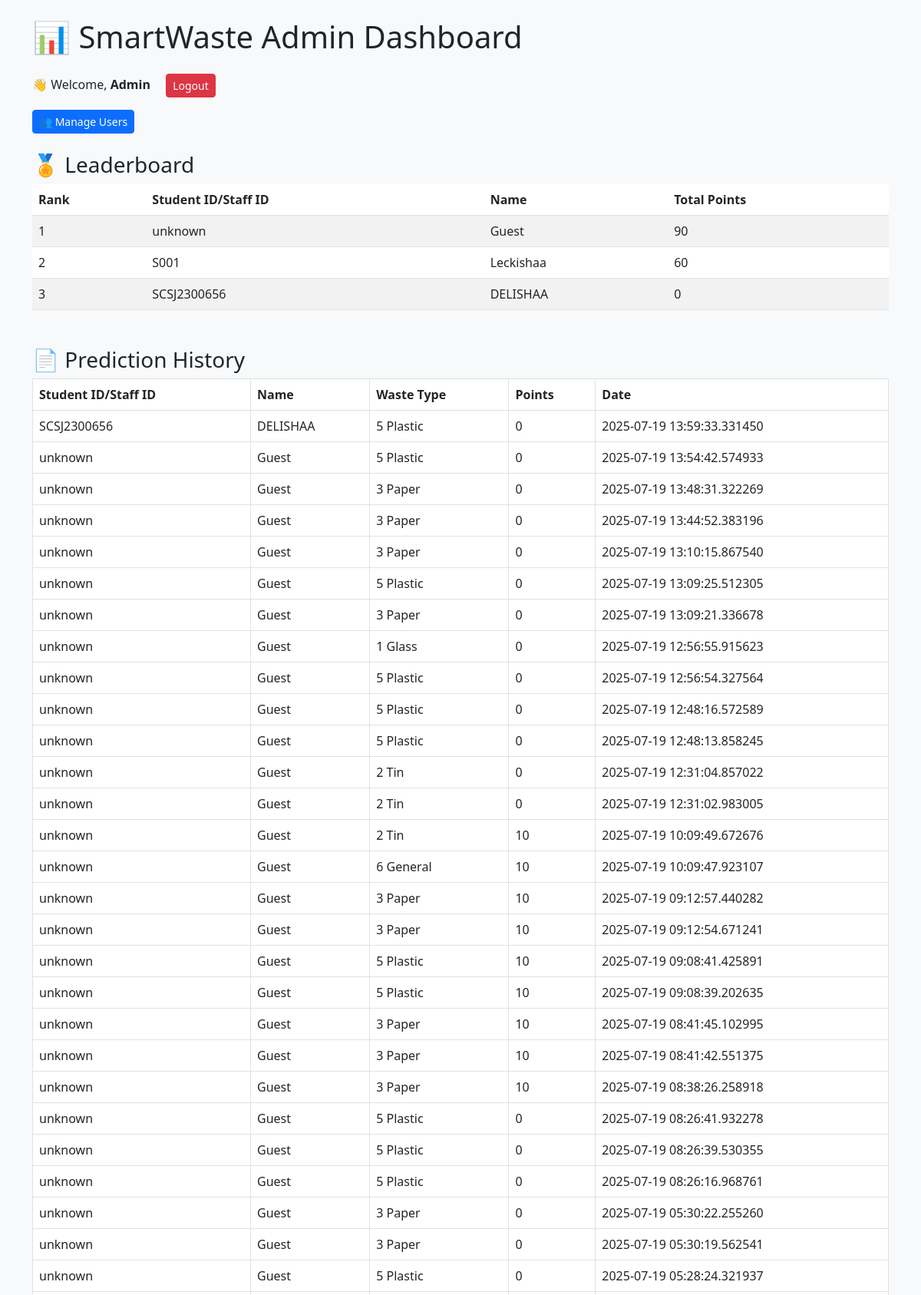
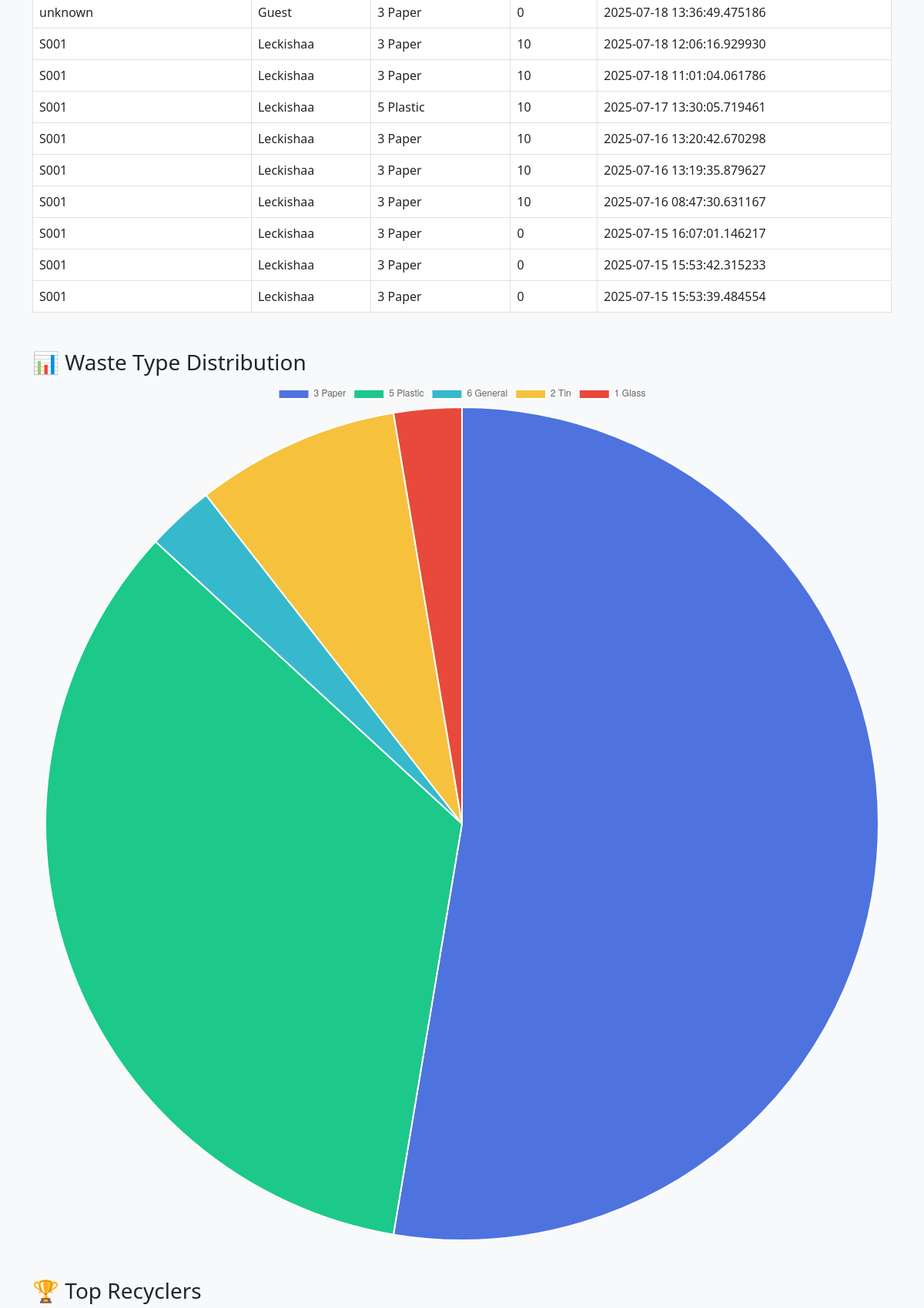
The app's page /dashboard (signed in, upper part) with its own data (2 pictures, top to bottom).
### tables this page shows
CREATE TABLE submissions (
            id INTEGER PRIMARY KEY AUTOINCREMENT,
            student_id TEXT,
            student_name TEXT,
            predicted_label TEXT,
            points INTEGER,
            user_type TEXT,
            date_submitted TIMESTAMP
        );

### dashboard/app.py (the view)
@app.route('/dashboard')
def dashboard():
    if not session.get('logged_in') or session.get('role') != 'admin':
        return redirect(url_for('login'))
    leaderboard, history, counts = get_data()
    return render_template('index.html', leaderboard=leaderboard, history=history, counts=counts)

### dashboard/app.py (called while the page is built)
def get_data():
    conn = sqlite3.connect(DB_PATH)
    cursor = conn.cursor()
    cursor.execute('''
        SELECT student_id, student_name, SUM(points) as total_points
        FROM submissions
        GROUP BY student_id, student_name
        ORDER BY total_points DESC
    ''')
    leaderboard = cursor.fetchall()
    cursor.execute('''
        SELECT student_id, student_name, predicted_label, points, date_submitted
        FROM submissions
        ORDER BY date_submitted DESC
    ''')
    history = cursor.fetchall()
    cursor.execute('SELECT predicted_label FROM submissions')
    all_labels = cursor.fetchall()
    counts = Counter(lable[0] for lable in all_labels)
    conn.close()
    return leaderboard, history, counts

### dashboard/templates/index.html (shortened to what this page needs)
<!DOCTYPE html>
<html lang="en">
<head>
    <link href="https://cdn.jsdelivr.net/npm/bootstrap@5.3.0/dist/css/bootstrap.min.css" rel="stylesheet">
</head>
<body class="bg-light p-4">
<div class="container">
    <h1 class="mb-4">📊 SmartWaste Admin Dashboard</h1>
    <div class="mb-3">
        <span class="me-3">👋 Welcome, <strong>{{ session.name }}</strong></span>
        <a href="{{ url_for('logout') }}" class="btn btn-danger btn-sm">Logout</a>
    </div>
    <a href="{{ url_for('manage_users') }}" class="btn btn-primary btn-sm mb-4">👥 Manage Users</a>
    <h3>🏅 Leaderboard</h3>
    <table class="table table-striped">
        <thead>
        <tr>
            <th>Rank</th>
            <th>Student ID/Staff ID</th>
            <th>Name</th>
            <th>Total Points</th>
        </tr>
        </thead>
        <tbody>
        {% for student in leaderboard %}
        <tr>
            <td>{{ loop.index }}</td>
            <td>{{ student[0] }}</td>
            <td>{{ student[1] }}</td>
            <td>{{ student[2] }}</td>
        </tr>
        {% endfor %}
        </tbody>
    </table>
    <h3 class="mt-5">📄 Prediction History</h3>
    <table class="table table-bordered">
        <thead>
        <tr>
            <th>Student ID/Staff ID</th>
            <th>Name</th>
            <th>Waste Type</th>
            <th>Points</th>
            <th>Date</th>
        </tr>
        </thead>
        <tbody>
        {% for row in history %}
        <tr>
            <td>{{ row[0] }}</td>
            <td>{{ row[1] }}</td>
            <td>{{ row[2] }}</td>
            <td>{{ row[3] }}</td>
            <td>{{ row[4] }}</td>
        </tr>
        {% endfor %}
        </tbody>
    </table>
    <h3 class="mt-5">📊 Waste Type Distribution</h3>
    <canvas id="wasteChart" width="400" height="200"></canvas>
    <h3 class="mt-5">🏆 Top Recyclers</h3>
</div>
<script>
    // Pie Chart for Waste Distribution
    const wasteLabels = {{ counts.keys() | list | tojson }};
    const wasteData = {{ counts.values() | list | tojson }};
    new Chart(document.getElementById("wasteChart"), {
        type: 'pie',
        data: {
            labels: wasteLabels,
            datasets: [{
                label: "Waste Type Distribution",
                data: wasteData,
                backgroundColor: [
                    '#4e73df',
                    '#1cc88a',
                    '#36b9cc',
                    '#f6c23e',
                    '#e74a3b',
                    '#858796'
                ]
            }]
        }
    });
    // Bar Chart for Top Recyclers
    const recyclerLabels = {{ leaderboard | map(attribute=1) | list | tojson }};
    const recyclerPoints = {{ leaderboard | map(attribute=2) | list | tojson }};
    new Chart(document.getElementById("recyclerChart"), {
        type: 'bar',
        data: {
            labels: recyclerLabels,
            datasets: [{
                label: "Total Points",
                data: recyclerPoints,
                backgroundColor: '#4e73df'
            }]
        },
        options: {
            scales: {
                y: { beginAtZero: true }
            }
        }
    });
</script>
</body>
</html>

### records on screen
submissions: student "SCSJ2300656", student_name "DELISHAA", points "0", predicted_label "5 Plastic", date_submitted "2025-07-19 13:59:33.331450"
submissions: student "unknown", student_name "Guest", predicted_label "5 Plastic", points "0", date_submitted "2025-07-19 13:54:42.574933"
submissions: student "unknown", student_name "Guest", predicted_label "3 Paper", points "0", date_submitted "2025-07-19 13:48:31.322269"
submissions: student "unknown", student_name "Guest", predicted_label "3 Paper", points "0", date_submitted "2025-07-19 13:44:52.383196"
submissions: student "unknown", student_name "Guest", predicted_label "3 Paper", points "0", date_submitted "2025-07-19 13:10:15.867540"
submissions: student "unknown", student_name "Guest", predicted_label "5 Plastic", points "0", date_submitted "2025-07-19 13:09:25.512305"
submissions: student "unknown", student_name "Guest", predicted_label "3 Paper", points "0", date_submitted "2025-07-19 13:09:21.336678"
submissions: student "unknown", student_name "Guest", predicted_label "1 Glass", points "0", date_submitted "2025-07-19 12:56:55.915623"
submissions: student "unknown", student_name "Guest", predicted_label "5 Plastic", points "0", date_submitted "2025-07-19 12:56:54.327564"
submissions: student "unknown", student_name "Guest", predicted_label "5 Plastic", points "0", date_submitted "2025-07-19 12:48:16.572589"
submissions: student "unknown", student_name "Guest", predicted_label "5 Plastic", points "0", date_submitted "2025-07-19 12:48:13.858245"
submissions: student "unknown", student_name "Guest", predicted_label "2 Tin", points "0", date_submitted "2025-07-19 12:31:04.857022"
submissions: student "unknown", student_name "Guest", predicted_label "2 Tin", points "0", date_submitted "2025-07-19 12:31:02.983005"
submissions: student "unknown", student_name "Guest", predicted_label "2 Tin", points "10", date_submitted "2025-07-19 10:09:49.672676"
submissions: student "unknown", student_name "Guest", predicted_label "6 General", points "10", date_submitted "2025-07-19 10:09:47.923107"
submissions: student "unknown", student_name "Guest", predicted_label "3 Paper", points "10", date_submitted "2025-07-19 09:12:57.440282"
submissions: student "unknown", student_name "Guest", predicted_label "3 Paper", points "10", date_submitted "2025-07-19 09:12:54.671241"
submissions: student "unknown", student_name "Guest", predicted_label "5 Plastic", points "10", date_submitted "2025-07-19 09:08:41.425891"
submissions: student "unknown", student_name "Guest", predicted_label "5 Plastic", points "10", date_submitted "2025-07-19 09:08:39.202635"
submissions: student "unknown", student_name "Guest", predicted_label "3 Paper", points "10", date_submitted "2025-07-19 08:41:45.102995"
submissions: student "unknown", student_name "Guest", predicted_label "3 Paper", points "10", date_submitted "2025-07-19 08:41:42.551375"
submissions: student "unknown", student_name "Guest", predicted_label "3 Paper", points "10", date_submitted "2025-07-19 08:38:26.258918"
submissions: student "unknown", student_name "Guest", predicted_label "5 Plastic", points "0", date_submitted "2025-07-19 08:26:41.932278"
submissions: student "unknown", student_name "Guest", predicted_label "5 Plastic", points "0", date_submitted "2025-07-19 08:26:39.530355"
submissions: student "unknown", student_name "Guest", predicted_label "5 Plastic", points "0", date_submitted "2025-07-19 08:26:16.968761"
submissions: student "unknown", student_name "Guest", predicted_label "3 Paper", points "0", date_submitted "2025-07-19 05:30:22.255260"
submissions: student "unknown", student_name "Guest", predicted_label "3 Paper", points "0", date_submitted "2025-07-19 05:30:19.562541"
submissions: student "unknown", student_name "Guest", predicted_label "5 Plastic", points "0", date_submitted "2025-07-19 05:28:24.321937"
submissions: student "unknown", student_name "Guest", predicted_label "3 Paper", points "0", date_submitted "2025-07-18 13:36:49.475186"
submissions: student "S001", student_name "Leckishaa", predicted_label "3 Paper", points "10", date_submitted "2025-07-18 12:06:16.929930"
submissions: student "S001", student_name "Leckishaa", predicted_label "3 Paper", points "10", date_submitted "2025-07-18 11:01:04.061786"
submissions: student "S001", student_name "Leckishaa", predicted_label "5 Plastic", points "10", date_submitted "2025-07-17 13:30:05.719461"
submissions: student "S001", student_name "Leckishaa", predicted_label "3 Paper", points "10", date_submitted "2025-07-16 13:20:42.670298"
submissions: student "S001", student_name "Leckishaa", predicted_label "3 Paper", points "10", date_submitted "2025-07-16 13:19:35.879627"
submissions: student "S001", student_name "Leckishaa", predicted_label "3 Paper", points "10", date_submitted "2025-07-16 08:47:30.631167"
submissions: student "S001", student_name "Leckishaa", predicted_label "3 Paper", points "0", date_submitted "2025-07-15 16:07:01.146217"
submissions: student "S001", student_name "Leckishaa", predicted_label "3 Paper", points "0", date_submitted "2025-07-15 15:53:42.315233"
submissions: student "S001", student_name "Leckishaa", predicted_label "3 Paper", points "0", date_submitted "2025-07-15 15:53:39.484554"

### other values on screen
{{ session.name }} "Admin"
{{ student[0] }} "unknown" "S001"
{{ student[1] }} "Guest" "Leckishaa"
{{ student[2] }} "90" "60"
chart data {{ counts.keys() | list | tojson }} ["3 Paper", "5 Plastic", "6 General", "2 Tin", "1 Glass"]
chart data {{ counts.values() | list | tojson }} [20, 13, 1, 3, 1]
